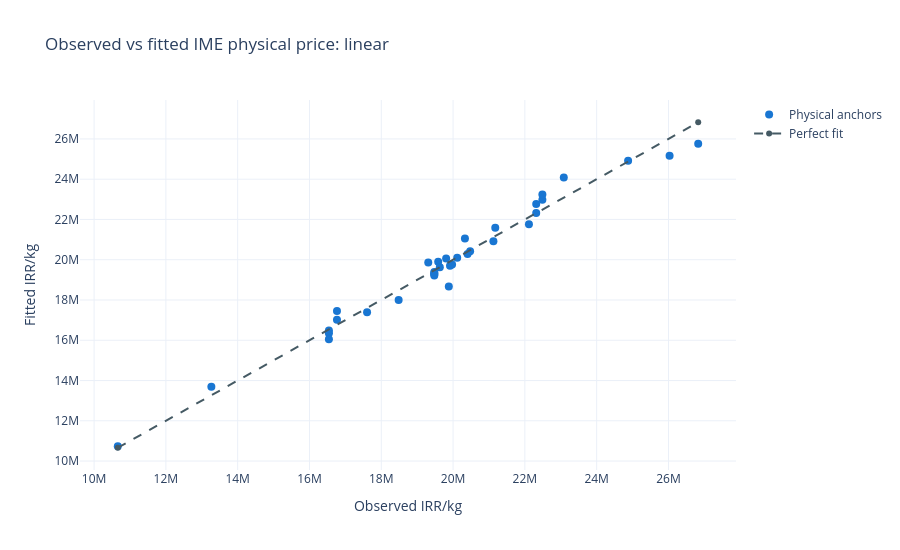

Notebook source saved alongside this figure:
### Code cell
limits = [min(anchors['physical_price'].min(), anchors['fitted_physical_price'].min()),
          max(anchors['physical_price'].max(), anchors['fitted_physical_price'].max())]
fig = go.Figure()
fig.add_trace(go.Scatter(x=anchors['physical_price'], y=anchors['fitted_physical_price'],
    mode='markers', name='Physical anchors', marker=dict(color='#1976D2', size=8)))
fig.add_trace(go.Scatter(x=limits, y=limits, name='Perfect fit',
    line=dict(color='#455A64', dash='dash')))
fig.update_layout(title=f'Observed vs fitted IME physical price: {selected_model_name}',
    xaxis_title='Observed IRR/kg', yaxis_title='Fitted IRR/kg',
    height=550, template='plotly_white')
fig.show()

### Figure 1 — Plotly figure (JSON) as saved in the notebook; plotly's stock layout.template omitted (floating-point values rounded to 4 significant figures)
{"data": [{"marker": {"color": "#1976D2", "size": 8}, "mode": "markers", "name": "Physical anchors", "type": "scatter", "x": [10660000.0, 13270000.0, 16540000.0, 16540000.0, 16540000.0, 16770000.0, 16770000.0, 17600000.0, 18480000.0, 19310000.0, 19590000.0, 20480000.0, 19920000.0, 19970000.0, 20400000.0, 20120000.0, 19880000.0, 19480000.0, 19480000.0, 19480000.0, 19480000.0, 19630000.0, 19810000.0, 20330000.0, 21120000.0, 21180000.0, 22110000.0, 22320000.0, 22320000.0, 22490000.0, 22490000.0, 23080000.0, 24880000.0, 26030000.0, 26830000.0], "y": [10730000.0, 13700000.0, 16350000.0, 16490000.0, 16050000.0, 17020000.0, 17460000.0, 17390000.0, 18000000.0, 19860000.0, 19900000.0, 20420000.0, 19710000.0, 19770000.0, 20290000.0, 20100000.0, 18670000.0, 19330000.0, 19210000.0, 19390000.0, 19280000.0, 19620000.0, 20060000.0, 21060000.0, 20910000.0, 21590000.0, 21760000.0, 22320000.0, 22770000.0, 22980000.0, 23240000.0, 24090000.0, 24920000.0, 25160000.0, 25760000.0]}, {"line": {"color": "#455A64", "dash": "dash"}, "name": "Perfect fit", "type": "scatter", "x": [10660673, 26828473], "y": [10660673, 26828473]}], "layout": {"height": 550, "title": {"text": "Observed vs fitted IME physical price: linear"}, "xaxis": {"title": {"text": "Observed IRR/kg"}}, "yaxis": {"title": {"text": "Fitted IRR/kg"}}}}
